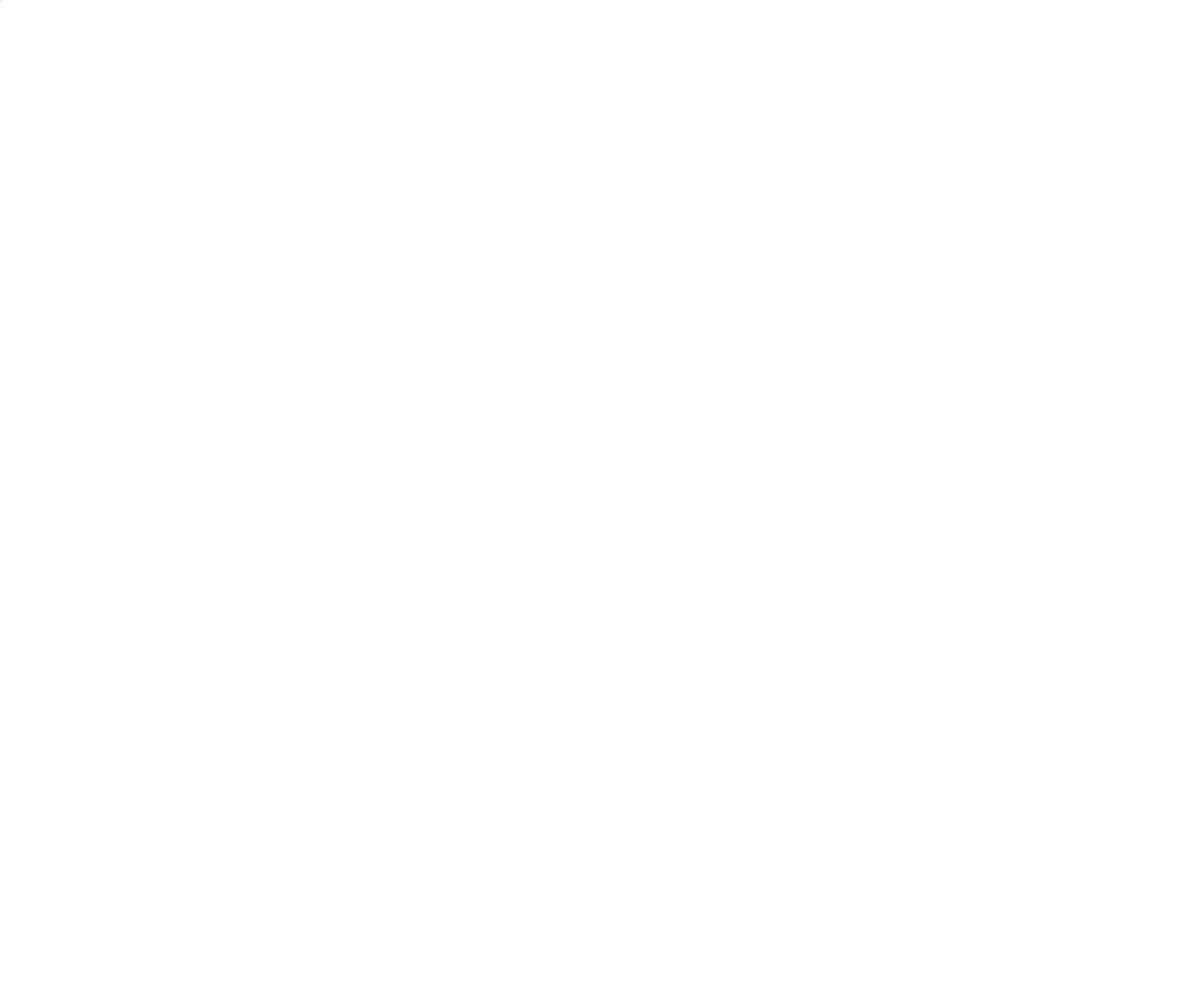
Frame 1 (no input)
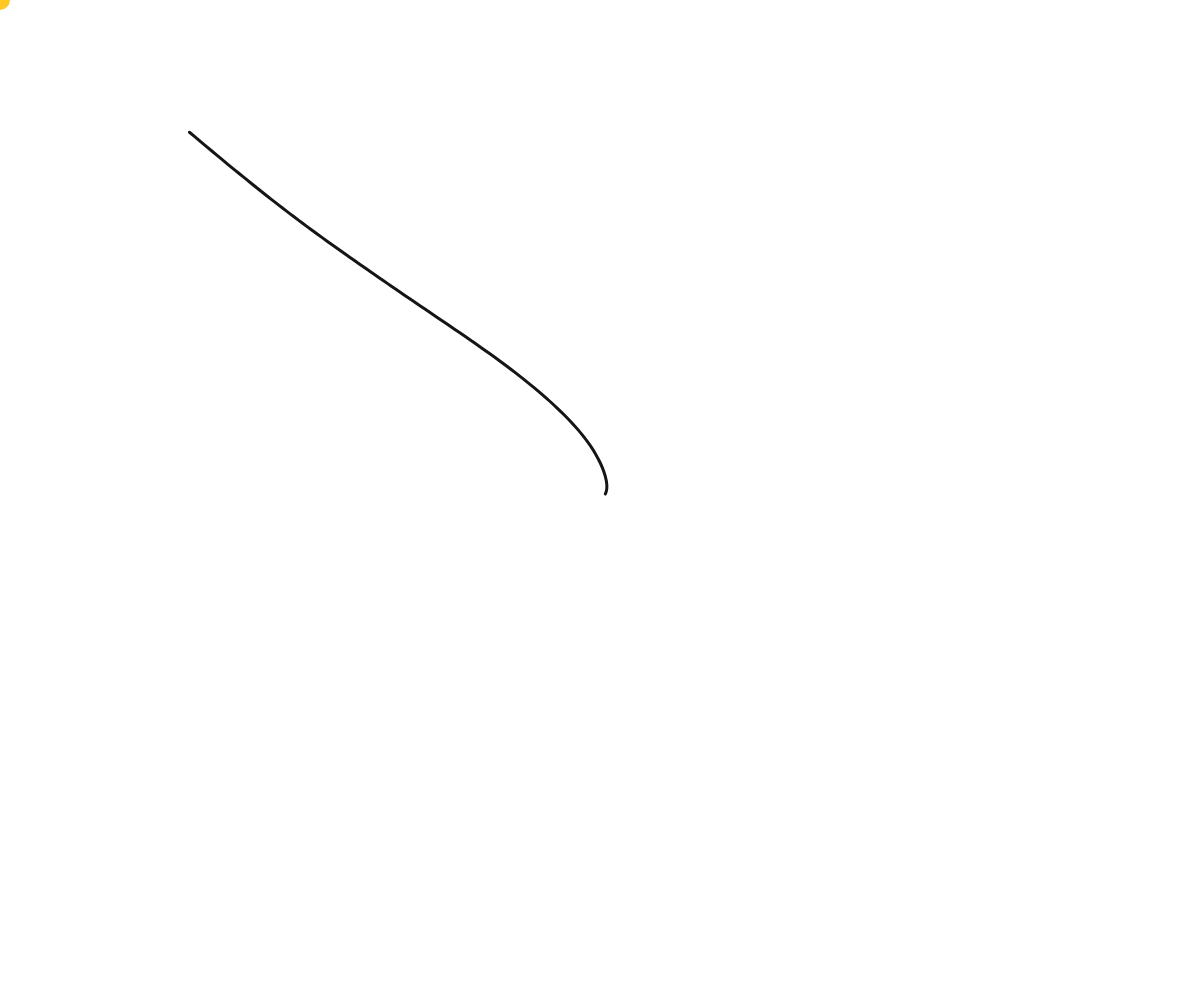
Frame 60 (no input)
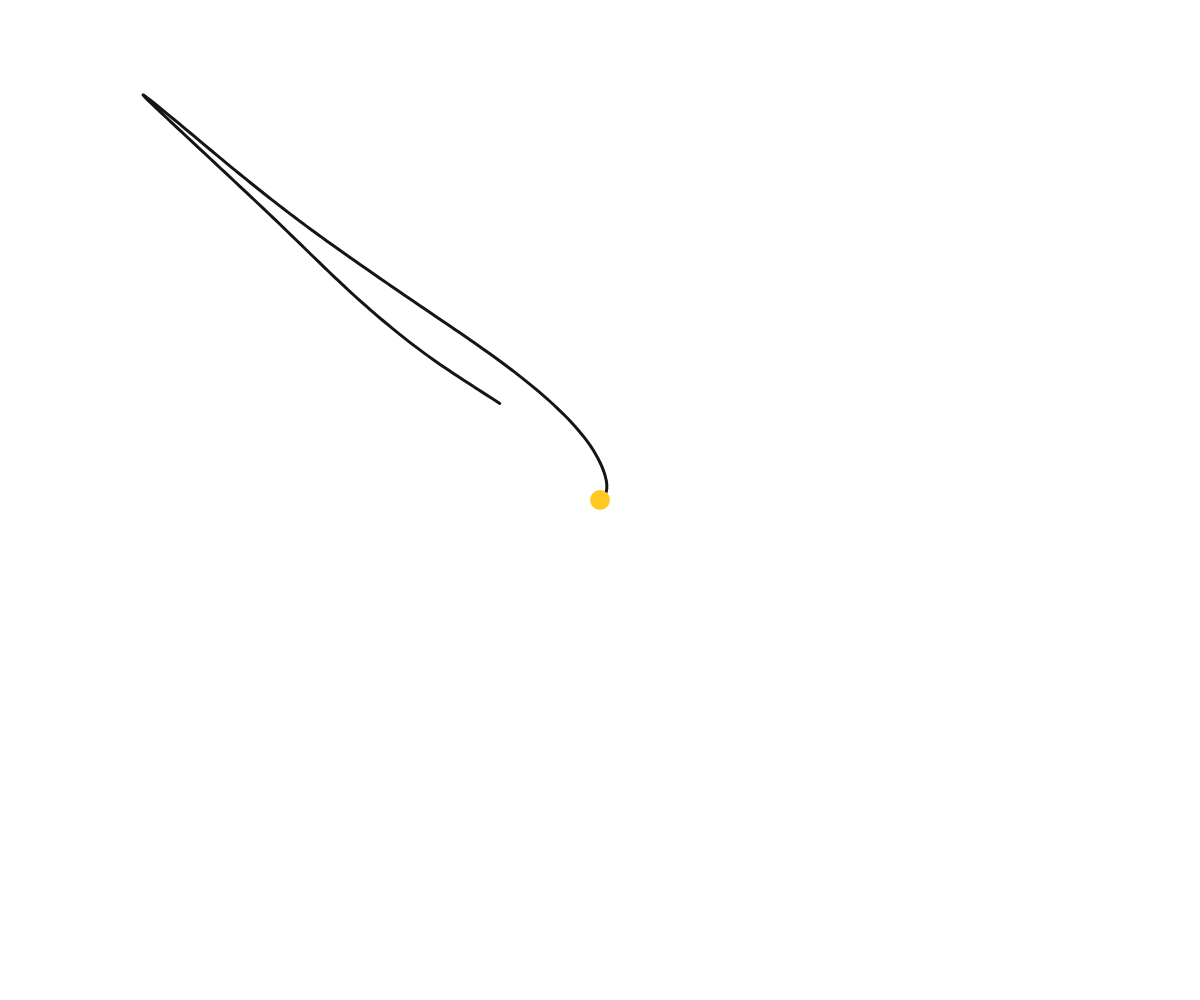
Frame 120 (the mouse pressed at the canvas centre since frame 60)

The p5.js sketch that drew these frames (run headless with seeded random() and noise() and a simulated clock; from frame 60 on, the mouse is pressed at the canvas centre):

// p5.js sketch
// ── sketch.js
let points = [];
let target;
let head;
let acc;
let spd;
let ang = 0;
let isOver = false;
let f = 3;
let rng = 60;
let col;
let defCol;
let overCol;
let lineCol;
let pointerCol;

let strk = 1;
let cnv;
let d = 0;

function setup() {
  cnv = createCanvas(windowWidth, windowHeight);
  cnv.mouseOver(toggle);
  cnv.mouseOut(toggle);
  target = createVector(random(width), random(height));
  head = createVector(width / 2, height / 2);
  acc = createVector(0, 0);
  spd = createVector(0, 0);
  col = color(245, 0);
  defCol = color(245, 0);
  overCol = color(21, 128);
  lineCol = color(21);
  pointerCol = color("#FFC823");
}

function draw() {
  clear();
  background(col);
  if (isOver) {
    //col = lerpColor(col, overCol, 0.2);
    //lineCol = lerpColor(lineCol, color(245), 0.2);
    if (frameCount % 3 === 0) {
      //target.set(mouseX+random(-rng,rng), mouseY+random(-rng,rng));
      target.set(
        mouseX + rng * cos(frameCount / 10) * noise(frameCount / 10),
        mouseY + rng * sin(frameCount / 10) * noise(frameCount / 10)
      );
    }
    noCursor();
    strk = lerp(strk, 3, 0.1);
    d = lerp(d, 20, 0.1);
  } else {
    //col = lerpColor(col, defCol, 0.2);
    //lineCol = lerpColor(lineCol, color(21), 0.2);
    d = lerp(d, 0, 0.1);
    strk = lerp(strk, 1, 0.1);
    target.set(
      width / 2 +
        (width / 2) *
          cos((frameCount / 60) * f) *
          noise((frameCount / 100) * f),
      height / 2 +
        (height / 2) *
          sin((frameCount / map(noise(ang / 100), 0, 1, 60, 100)) * f) *
          noise((frameCount / 100) * f)
    );
  }
  noFill();

  acc = p5.Vector.sub(target, head);
  const magVal = map(noise(ang), 0, 1, 0.01, 4);
  acc.setMag(magVal);
  fill(0);
  //text(nf(frameRate(), 0, 0), 20, 20);
  spd.add(acc);
  spd.limit(10);
  head.add(spd);

  //head = p5.Vector.lerp(head,target,0.2);
  points.push(head.copy());

  noFill();
  stroke(lineCol);
  strokeWeight(strk);
  beginShape();
  for (let p of points) {
    curveVertex(p.x, p.y);
  }
  endShape();
  noStroke();
  fill(pointerCol);
  const mousePos = createVector(mouseX, mouseY);
  const prevMousePos = createVector(pmouseX, pmouseY);
  push();
  translate(mousePos.x, mousePos.y);
  rotate(p5.Vector.sub(mousePos, prevMousePos).heading());
  let dx = p5.Vector.dist(mousePos, prevMousePos) * 2;
  dx = constrain(dx, d, 100);
  ellipse(0, 0, dx, d);
  pop();

  if (points.length > 150) {
    points.shift();
  }

  ang += 0.02;
}

function toggle() {
  isOver = !isOver;
}

function windowResized() {
  cnv = resizeCanvas(windowWidth, windowHeight);
}
